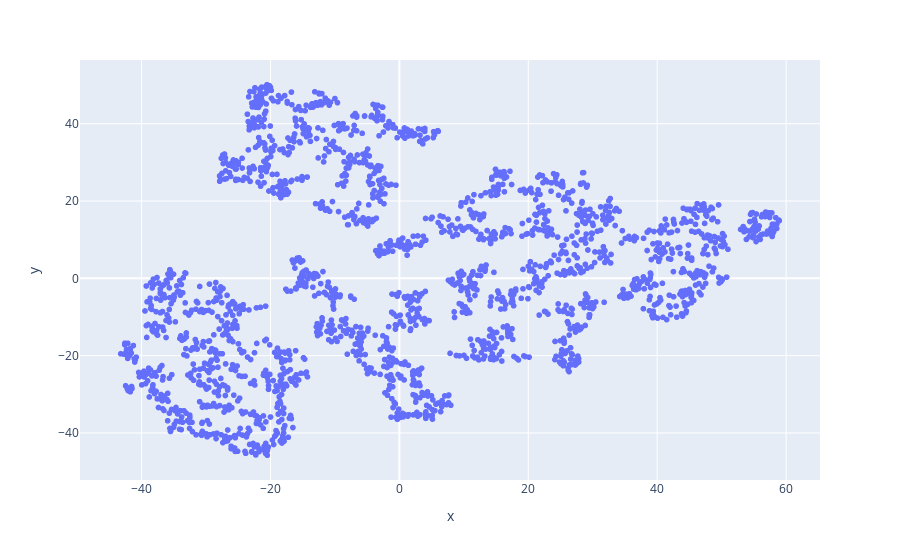

Source (notebook cell):
### Markdown cell above
# Visualize the plot for the data that was just fitted

### Code cell
fig = plot.scatter(x = data_tsne[:,0], y = data_tsne[:,1])
fig.show()

### Figure 1 — Plotly figure (JSON) as saved in the notebook; plotly's stock layout.template omitted (floating-point values rounded to 4 significant figures; data arrays with more than 128 entries replaced by an {"elided": "..."} marker saying what was removed)
{"data": [{"hovertemplate": "x=%{x}<br>y=%{y}<extra></extra>", "legendgroup": "", "marker": {"color": "#636efa", "symbol": "circle"}, "mode": "markers", "name": "", "showlegend": false, "type": "scattergl", "x": {"elided": "2000 float values"}, "xaxis": "x", "y": {"elided": "2000 float values"}, "yaxis": "y"}], "layout": {"legend": {"tracegroupgap": 0}, "margin": {"t": 60}, "xaxis": {"anchor": "y", "domain": [0, 1], "title": {"text": "x"}}, "yaxis": {"anchor": "x", "domain": [0, 1], "title": {"text": "y"}}}}
